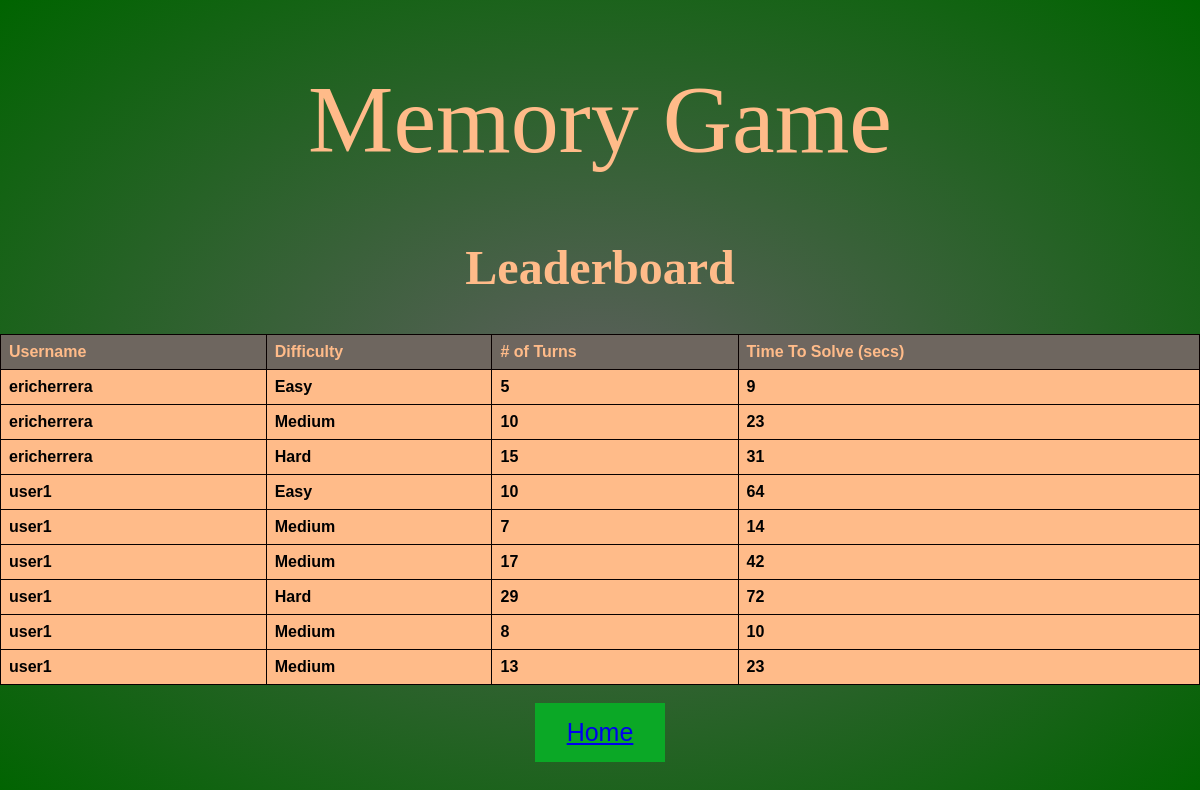
/home/leaderboard/, run on the app's committed database.
### memory/models.py (models this page shows, shortened)
class LeaderBoard(models.Model):
    Name = models.CharField(max_length=500)
    Difficulty = models.CharField(max_length=20, choices=diffs, default='easy')
    flips = models.CharField(max_length=15)
    timeleft = models.CharField(max_length=20)

### memory/views.py (the view)
# urls.py: path("leaderboard/", views.leaderboard, name="leaderboard"),
def leaderboard(request):
    leaderboard = LeaderBoard.objects.all()
    return render(request, "memory/leaderboard.html", { 'leaderboard': leaderboard})

### memory/templates/memory/leaderboard.html (shortened to what this page needs)
{% extends 'memory/layout.html' %}
{% block body %}
{% load static %}
<h2 class="h-title">Leaderboard</h2>
<table id="leaderboard" class="sortable">
    <tr>
        <th>Username</th>
        <th>Difficulty</th>
        <th># of Turns</th>
        <th>Time To Solve (secs)</th>
    </tr>
    {% for lb in leaderboard %}
    <tr>
        <td>{{lb.Name}}</td>
        <td>{{lb.Difficulty}}</td>
        <td>{{lb.flips}}</td>
        <td>{{lb.timeleft}}</td>
    </tr>
    {% endfor %}
</table>
<button><a href="{% url 'home' %}">Home</a></button>
{% endblock %}

### memory/templates/memory/layout.html (shortened to what this page needs)
<!DOCTYPE html>
<html lang="en" dir="ltr">
    <head>
        {% load static %}
        <link rel="stylesheet" type="text/css" href="{% static 'css/style.css' %}">
        <link rel="stylesheet" type="text/css" href="{% static 'css/style2.css' %}">
    </head>
    <body>
    <h1 class="page-title">Memory Game</h1>
        {% block body %}
        {% endblock %}
    </body>

### memory/static/css/style.css (style rules this page uses)
* { box-sizing: border-box; }
html { min-height: 100vh; }
body { margin: 0; background: radial-gradient(rgb(95, 95, 95), darkgreen); }
.page-title { color: #FFBB89; font-family: Didot, serif; font-weight: normal; text-align: center; font-size: 6em; }
button { background-color: #0ba826; border: none; color: white; padding: 15px 32px; text-align: center; text-decoration: none; display: flex; font-size: 25px; margin: 0 auto; cursor: pointer; }

### memory/static/css/style2.css (style rules this page uses)
.h-title { color:#FFBB89; text-align: center; font-size: 3em; }
table { font-family: arial, sans-serif; font-weight: bold; border-collapse: collapse; width: 100%; }
th { color: #FFBB89; background-color: #6e665f; }
td, th { border: 1px solid #080000; text-align: left; padding: 8px; }
td { background-color: #FFBB89; }

### data on the page
LeaderBoard: Name "ericherrera", Difficulty "Easy", flips "5", timeleft "9"
LeaderBoard: Name "ericherrera", Difficulty "Medium", flips "10", timeleft "23"
LeaderBoard: Name "ericherrera", Difficulty "Hard", flips "15", timeleft "31"
LeaderBoard: Name "user1", Difficulty "Easy", flips "10", timeleft "64"
LeaderBoard: Name "user1", Difficulty "Medium", flips "7", timeleft "14"
LeaderBoard: Name "user1", Difficulty "Medium", flips "17", timeleft "42"
LeaderBoard: Name "user1", Difficulty "Hard", flips "29", timeleft "72"
LeaderBoard: Name "user1", Difficulty "Medium", flips "8", timeleft "10"
LeaderBoard: Name "user1", Difficulty "Medium", flips "13", timeleft "23"
